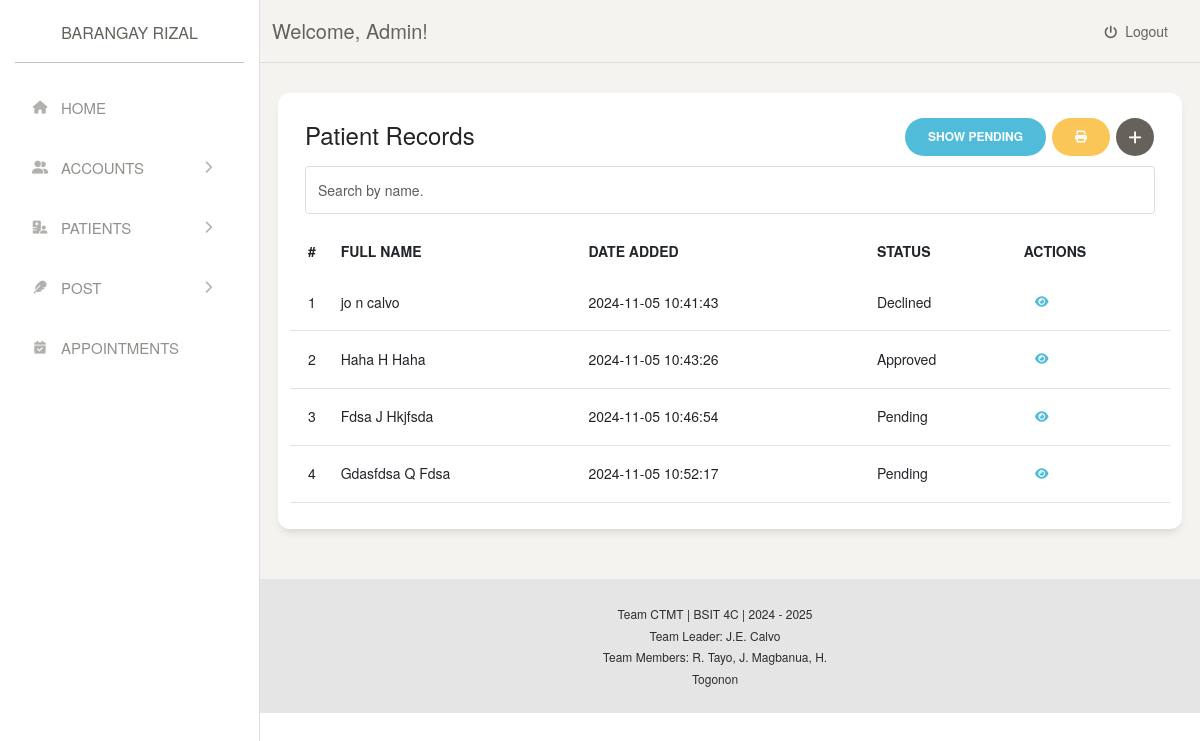
/admin/patient/index.php (signed in), run on the app's committed database.
### tables this page shows
CREATE TABLE `tbl_patients` (
  `patient_id` int(11) NOT NULL,
  `patient_fName` varchar(50) NOT NULL,
  `patient_midInitial` char(1) DEFAULT NULL,
  `patient_lName` varchar(50) NOT NULL,
  `patient_suffix` varchar(10) DEFAULT NULL,
  `patient_age` int(11) NOT NULL,
  `patient_sex` enum('Male','Female') NOT NULL,
  `patient_address` varchar(255) NOT NULL,
  `patient_complaint` text NOT NULL,
  `patient_referral` text NOT NULL,
  `patient_remarks` text,
  `patient_status` enum('Pending','Approved','Declined') DEFAULT 'Pending',
  `created_at` timestamp NOT NULL DEFAULT CURRENT_TIMESTAMP
);

### admin/patient/index.php (the view, shortened to what this page needs)
<?php
include_once('../../includes/conn.php');
$query = "SELECT patient_id, patient_fName, patient_midInitial, patient_lName, patient_suffix, patient_sex, patient_age, patient_address, patient_complaint, patient_remarks, patient_referral, created_at, patient_status
          FROM tbl_patients";
$resultAllPatients = $mysqli->query($query);
?>
<!DOCTYPE html>
<html>
<head>
    <?php include '../../templates/links.php'; ?>
</head>
<body>
    <div class="wrapper">
        <?php include '../templates/sidebar.php'; ?>
        <div class="main-panel">
            <?php include '../templates/topnav.php'; ?>
            <div class="content">
                <div class="row">
                    <div class="card table-with-links">
                        <div class="card-header">
                            <div>
                                <h4 class="card-title float-start">Patient Records</h4>
                                <div class="float-end">
                                    <a href="../../admin/patient/pending.php" class="btn btn-info btn-round">Show Pending</a>
                                    <button class="btn btn-warning btn-round"><i class="fa fa-print"></i></button>
                                    <a href="../../admin/patient/addPatient.php" class="btn btn-icon btn-round"><i class="fa fa-plus"></i></a>
                                </div>
                            </div>
                            <input type="text" id="patientRecordSearch" class="form-control" placeholder="Search by name.">
                        </div>
                        <div class="card-body table-full-width">
                            <table class="table" id="allPatientTable">
                                <thead>
                                    <tr>
                                        <th class="text-center">#</th>
                                        <th>Full Name</th>
                                        <th>Date Added</th>
                                        <th>Status</th>
                                        <th>Actions</th>
                                    </tr>
                                </thead>
                                <tbody>
                                    <?php
                                    $counter = 1;
                                    while ($row = $resultAllPatients->fetch_assoc()) {
                                        $fullName = $row['patient_fName'] . ' ' . $row['patient_midInitial'] . ' ' . $row['patient_lName'] . ' ' . ($row['patient_suffix'] ? $row['patient_suffix'] : '');
                                        echo "<tr>";
                                        echo "<td class='text-center'>$counter</td>";
                                        echo "<td>$fullName</td>";
                                        echo "<td>{$row['created_at']}</td>";
                                        echo "<td>{$row['patient_status']}</td>";
                                        echo "<td class='td-actions'>
                                                <a href='#' data-toggle='modal' data-target='#viewModal{$row['patient_id']}' class='btn btn-info btn-link btn-xs' title='View'><i class='fa fa-eye'></i></a>
                                              </td>";
                                        echo "</tr>";
                                        $counter++;
                                    }
                                    ?>
                                </tbody>
                            </table>
                        </div>
                    </div>
                </div>
            </div>
            <?php include '../../templates/footer.php'; ?>
        </div>
    </div>
</body>
</html>

### styles/vars.css (style rules this page uses)
:root { --neutral50: #fafafa; --neutral100: #f5f5f5; --neutral200: #e5e5e5; --neutral300: #d4d4d4; --neutral400: #a3a3a3; --neutral500: #737373; --neutral600: #525252; --neutral700: #404040; --neutral800: #262626; --neutral900: #171717; --neutral950: #0a0a0a; --warning50: #fffbeb; --warning100: #fef3c7; --warning200: #fde68a; --warning300: #fcd34d; --warning400: #fbbf24; --warning500: #f59e0b; --warning600: #d97706; --warning700: #b45309; --warning800: #92400e; --warning900: #78350f; --warning950: #451a03; --success50: #f0fdf4; --success100: #dcfce7; --success200: #bbf7d0; --success300: #86efac; --success400: #4ade80; --success500: #22c55e; --success600: #16a34a; --success700: #15803d; --success800: #166534; --success900: #14532d; --success950: #052e16; --danger50: #fef2f2; --danger100: #fee2e2; --danger200: #fecaca; --danger300: #fca5a5; --danger400: #f87171; --danger500: #ef4444; --danger600: #dc2626; --danger700: #b91c1c; --danger800: #991b1b; --danger900: #7f1d1d; --danger950: #450a0a; --primary50: #eff6ff; --primary100: #dbeafe; --primary200: #bfdbfe; --primary300: #93c5fd; --primary400: #60a5fa; --primary500: #3b82f6; --primary600: #2563eb; --primary700: #1d4ed8; --primary800: #1e40af; --primary900: #1e3a8a; --primary950: #172554; }

### styles/forms.css (style rules this page uses)
.form-control { border: 1px solid var(--neutral200); padding: 12px 16px; outline: none; border-radius: 6px; display: block; width: 100%; transition: all 250ms ease-in-out; }
input.form-control, select.form-control { height: 48px; }
.form-control::placeholder { color: var(--neutral400); }

### data on the page
tbl_patients: fullName "jo n calvo", created_at "2024-11-05 10:41:43", patient_status "Declined"
tbl_patients: fullName "Haha H Haha", created_at "2024-11-05 10:43:26", patient_status "Approved"
tbl_patients: fullName "Fdsa J Hkjfsda", created_at "2024-11-05 10:46:54", patient_status "Pending"
tbl_patients: fullName "Gdasfdsa Q Fdsa", created_at "2024-11-05 10:52:17", patient_status "Pending"

### other printed values
$_SESSION['admin_username'] "Admin"
